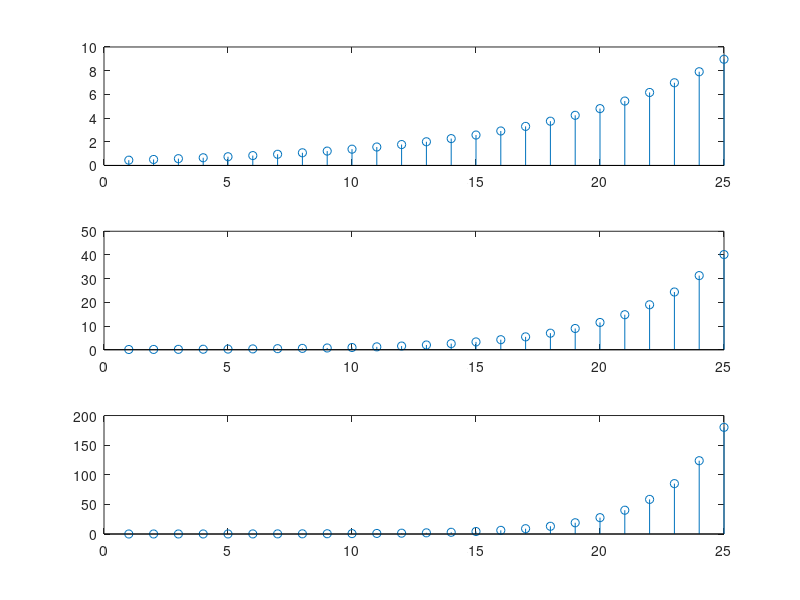

Here is the MATLAB script that generated this plot:
clear all
close all 
clc


n = -12:12;
a = 0.5;
T = 0.25;
x = 2 * exp(a * n * T);
subplot(311);
stem(x);

a = 1;
x = 2 * exp(a * n * T);
subplot(312);
stem(x);

a = 1.5;
x = 2 * exp(a * n * T);
subplot(313);
stem(x);




